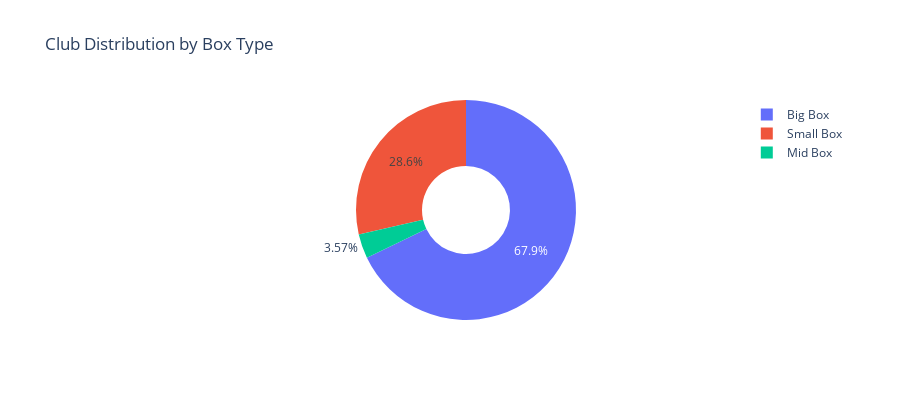

Notebook code cell kept with this figure:
### Markdown cell above
## 📏 Club Size Analysis

### Code cell
# Box type distribution
box_counts = df['Box'].value_counts()

fig = go.Figure()
fig.add_trace(go.Pie(
    labels=box_counts.index,
    values=box_counts.values,
    hole=0.4
))

fig.update_layout(
    title='Club Distribution by Box Type',
    height=400
)

fig.show()

print('\nBox Type Distribution:')
display(box_counts)

### Figure 1 — Plotly figure (JSON) as saved in the notebook; plotly's stock layout.template omitted (floating-point values rounded to 4 significant figures)
{"data": [{"hole": 0.4, "labels": ["Big Box", "Small Box", "Mid Box"], "type": "pie", "values": [19, 8, 1]}], "layout": {"height": 400, "title": {"text": "Club Distribution by Box Type"}}}
